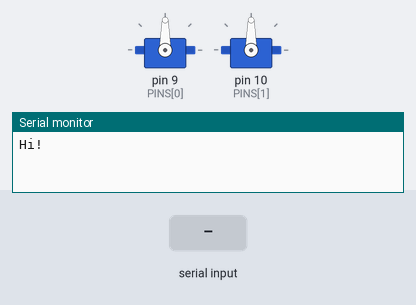
The sketch below on a simulated Arduino Uno, built with avr-gcc and run on an emulated ATmega328P. Shown: 2 × servo, the last lines printed to the serial monitor. Inputs (shaded band) come from the test bench.

Above: at 1.2 s.
1.3 s: "90,45;" received over Serial
At 3.0 s:
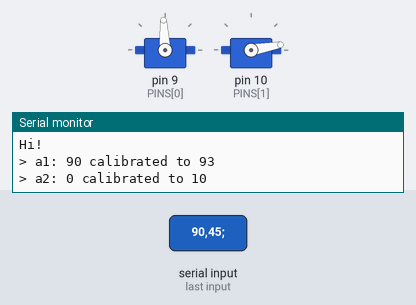
3.8 s: "30,150;" received over Serial
At 4.6 s:
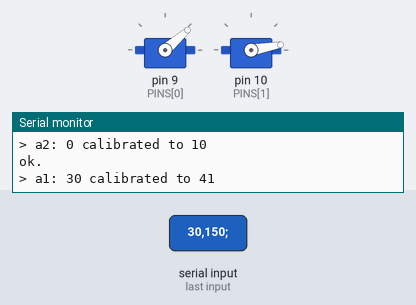
Timing chart, 0 to 6.8 s (numbered marks = the images above; inputs shaded):
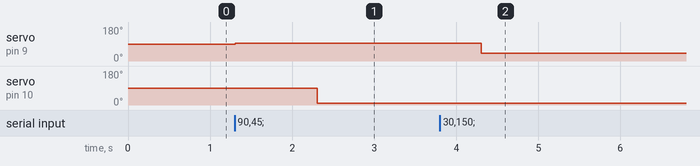

The sketch:

arduino_driver.ino
```cpp
#include <Servo.h>

const int BAUD_RATE = 9600;

const int PINS [] = {9, 10};

Servo servos[2];

int calibrationA1(int p){
 int bottom_offset = 15;
 int top_offset = 8;
 int range = 180;
 return int(p * ((range - (bottom_offset + top_offset))/(float)range)  + bottom_offset);
}

int calibrationA2(int p){
 int bottom_offset = 10;
 int top_offset = -15;
 int range = 180;
 return int(p * ((range - (bottom_offset + top_offset))/(float)range)  + bottom_offset);
}


typedef int (*CalibrationFn) (int p);
CalibrationFn calibrations [] = {
  calibrationA1,
  calibrationA2
};

void setup() {

  Serial.begin(BAUD_RATE);
  for ( int i = 0 ; i < 2 ; i++ ) {
    servos[i].attach(PINS[i]);
  }

  Serial.println("Hi!");
}

void loop() {
  if (Serial.available() > 0) {

    for ( int i = 0 ; i < 2 ; i++ ) {
        String posStr = Serial.readStringUntil(';');
        int pos = posStr.toInt();
        int calibrated_pos = calibrations[i](pos);
        servos[i].write(calibrated_pos);
        Serial.println("> a" + String(i+1) +  ": " +  String(pos) + " calibrated to " + String(calibrated_pos));

    }

    Serial.readString();
    delay(1000);
    Serial.println("ok.");

  }
}
```

Measured:
- after the input at 1.3 s, servo on pin 9 (PINS[0]): 90° → 93° at once; servo on pin 10 (PINS[1]): 90° → 10° after 1.0 s
- after the input at 3.8 s, servo on pin 9 (PINS[0]): 93° → 41° after 0.51 s
